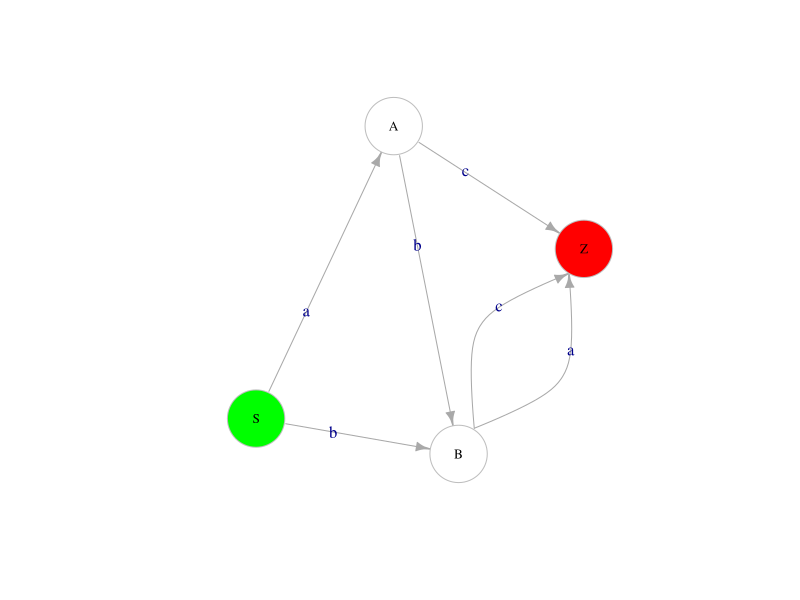

Reproduce this figure in R.
library(igraph)
library(stringr)

## Input user example
string <- "S -> aA
B -> a
S -> bB  
A -> bB
A -> c
B -> c"

# Formatted data
string <- str_replace_all(string, "(\n)|([:space:]*\n)", " ")

## Extract the edges
edgesCompleted <- str_extract_all(string, "[A-Z] -> [a-z][A-Z]")[[1]]
edgesFinal  <- str_extract_all(string, "([A-Z] -> [a-z][^A-Z])|[A-Z] -> [a-z](?!.*[A-Z])")[[1]]
edgesFinalZ <- str_replace_all(edgesFinal, "(?<=[a-z])(?!$)|(?<=[a-z])$", "Z")
stringUpdated <- append(edgesCompleted, edgesFinalZ)

nodes <- unlist(str_extract_all(stringUpdated, "[A-Z]"))
node.types <- c(1, rep(2, length(unique(nodes))-2), 3)
g <- graph(nodes, directed = TRUE)

edge.labels <- unlist(str_extract_all(stringUpdated, "[a-z]"))

mapping.colors <- c("green","white", "red")
node.colors <- mapping.colors[node.types]

curves <- curve_multiple(g, start = 0.8)
set.seed(12)
plot(g, edge.arrow.size=.7, vertex.label.cex=0.8, vertex.size=35,vertex.frame.color="gray", vertex.label.color="black",  edge.label = edge.labels, vertex.color = node.colors, edge.curved=curves )

# Clear
rm(list = ls())
